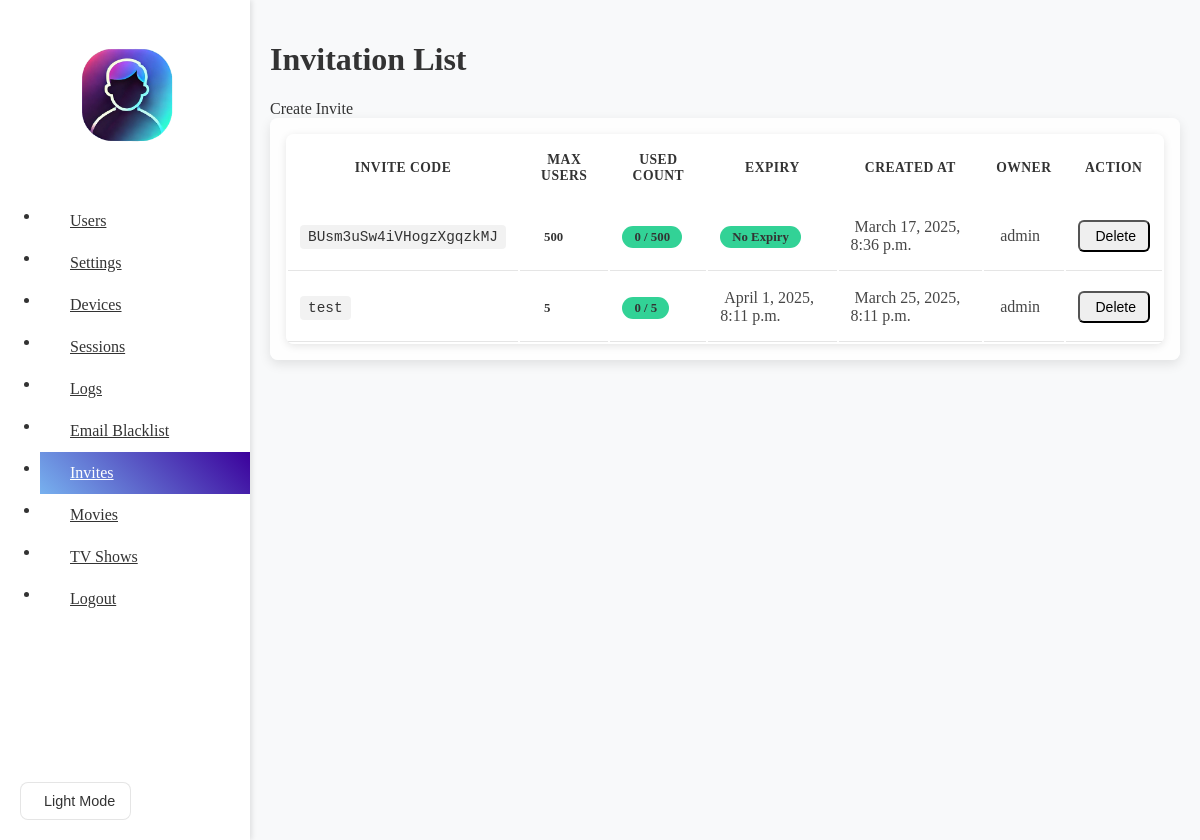
Page /invitations/ (signed in) on the committed database.
### jellyfin_control/models.py (models this page shows, shortened)
class Invitation(models.Model):
    id = models.UUIDField(primary_key=True, default=uuid.uuid4, editable=False)
    invite_code = models.CharField(max_length=30, unique=True)
    max_users = models.IntegerField()
    used_count = models.IntegerField(default=0)
    expiry = models.DateTimeField(null=True, blank=True)
    created_at = models.DateTimeField(auto_now_add=True)
    user = models.ForeignKey(settings.AUTH_USER_MODEL, on_delete=models.CASCADE, null=True, blank=True)

class CustomUser(AbstractBaseUser, PermissionsMixin):
    email = models.EmailField(unique=True)
    first_name = models.CharField(max_length=30, blank=True)
    last_name = models.CharField(max_length=30, blank=True)
    is_active = models.BooleanField(default=True)
    is_staff = models.BooleanField(default=False)
    jellyfin_user_id = models.CharField(max_length=255, unique=True, null=True, blank=True)  # New field
    objects = CustomUserManager()
    USERNAME_FIELD = 'email'
    REQUIRED_FIELDS = []
    def __str__(self):
        return self.email

### jellyfin_control/views.py (the view)
# urls.py: path('invitations/', views.invitation_list, name='invitation_list'),
@login_required
def invitation_list(request):
    user = request.user
    if user.is_superuser:
        invitations = Invitation.objects.all()
    else:
        invitations = Invitation.objects.filter(user=user)
    return render(request, 'invitation_list.html', {'invitations': invitations})

### jellyfin_control/context_processors.py (called while the page is built)
def is_superuser(request):
    return {
        'is_superuser': request.user.is_authenticated and request.user.is_superuser
    }

def user_info(request):
    if request.user.is_authenticated:
        return {'username': request.user.email}
    return {'username': None}

def check_default_invite(request):
    default_invite_code = None
    default_invite_exists = False
    try:
        config = Config.objects.first()  # Assuming there's only one Config object
        if config and config.invite_code:
            default_invite_code = config.invite_code
            default_invite_exists = Invitation.objects.filter(invite_code=default_invite_code).exists()
    except ObjectDoesNotExist:
        pass
    return {
        'default_invite_code': default_invite_code,
        'default_invite_exists': default_invite_exists,
    }

### jellyfin_control/templates/invitation_list.html (shortened to what this page needs)
{% extends 'base.html' %}
{% block content %}
<div class="uk-container">
    <div class="settings-card uk-margin-medium-bottom">
        <div class="uk-flex uk-flex-between uk-flex-middle">
            <h1 class="uk-heading-medium uk-margin-remove">Invitation List</h1>
            <div class="uk-flex uk-flex-middle uk-flex-wrap">
                <a onclick="createInvitation()" class="uk-button uk-button-primary uk-margin-small-right">
                    Create Invite
                </a>
            </div>
        </div>
    </div>
    <div class="settings-card">
        {% if invitations %}
        <div class="uk-overflow-auto">
            <table class="uk-table uk-table-divider uk-table-hover uk-table-middle uk-table-small">
                <thead>
                    <tr>
                        <th>Invite Code</th>
                        <th>Max Users</th>
                        <th>Used Count</th>
                        <th>Expiry</th>
                        <th>Created At</th>
                        {% if user.is_superuser %}
                        <th>Owner</th>
                        {% endif %}
                        <th>Action</th>
                    </tr>
                </thead>
                <tbody>
                    {% for invitation in invitations %}
                    <tr>
                        <td>
                            <code class="invite-code">{{ invitation.invite_code }}</code>
                        </td>
                        <td>
                            <span class="uk-label">{{ invitation.max_users }}</span>
                        </td>
                        <td>
                            <span class="uk-label {% if invitation.used_count >= invitation.max_users %}uk-label-danger{% else %}uk-label-success{% endif %}">
                                {{ invitation.used_count }} / {{ invitation.max_users }}
                            </span>
                        </td>
                        <td>
                            {% if invitation.expiry %}
                            <span class="uk-text-small">
                                {{ invitation.expiry|date:"F j, Y, g:i a" }}
                            </span>
                            {% else %}
                            <span class="uk-label uk-label-success">No Expiry</span>
                            {% endif %}
                        </td>
                        <td>
                            <span class="uk-text-small">
                                {{ invitation.created_at|date:"F j, Y, g:i a" }}
                            </span>
                        </td>
                        {% if user.is_superuser %}
                        <td>
                            <span class="uk-text-small">
                                {{ invitation.user }}
                            </span>
                        </td>
                        {% endif %}
                        <td>
                            <button onclick="deleteInvitation('{{ invitation.invite_code }}')"
                                    class="uk-button uk-button-danger uk-button-small">
                                Delete
                            </button>
                        </td>
                    </tr>
                    {% endfor %}
                </tbody>
            </table>
        </div>
        {% endif %}
    </div>
</div>
{% endblock %}

### jellyfin_control/templates/base.html (style rules this page uses)
:root { --background-color: #f8f9fa; --text-color: #333333; --sidebar-bg: #ffffff; --card-bg: rgba(255, 255, 255, 0.9); --hover-bg: rgba(0, 0, 0, 0.05); --overlay-bg: rgba(0, 0, 0, 0.7); --input-bg: #ffffff; --border-color: rgba(0, 0, 0, 0.1); }
body { background-color: var(--background-color); color: var(--text-color); min-height: 100vh; margin: 0; overflow-x: hidden; }
.uk-table { background: var(--card-bg); color: var(--text-color); border-radius: 8px; box-shadow: 0 2px 8px rgba(0, 0, 0, 0.1); overflow: hidden; }
.uk-table thead { background: var(--sidebar-bg); border-bottom: 2px solid var(--border-color); }
.uk-table th { color: var(--text-color); font-weight: 600; font-size: 0.95rem; padding: 16px 12px; text-transform: uppercase; letter-spacing: 0.5px; }
.uk-table td { padding: 16px 12px; vertical-align: middle; border-bottom: 1px solid var(--border-color); }
.uk-table tbody tr { transition: background-color 0.2s ease; }
.uk-table .uk-button { border-radius: 6px; text-transform: none; font-weight: 500; padding: 6px 12px; transition: all 0.2s ease; }
.uk-table .uk-button-small { font-size: 0.875rem; }
.uk-table .uk-label { font-weight: 600; padding: 4px 12px; border-radius: 20px; text-transform: none; font-size: 0.8rem; }
.uk-table .uk-label-success { background: #32d296; }
.uk-overflow-auto { border-radius: 8px; box-shadow: 0 4px 12px rgba(0, 0, 0, 0.1); background: var(--card-bg); padding: 16px; }

### jellyfin_control/templates/invitation_list.html (style rules this page uses)
.invite-code { background: var(--hover-bg); padding: 4px 8px; border-radius: 4px; font-family: monospace; font-size: 0.9rem; }
.uk-table th { text-transform: uppercase; font-size: 0.85rem; letter-spacing: 0.5px; }
.uk-label { font-weight: 500; padding: 3px 10px; border-radius: 12px; }
.uk-text-small { color: var(--text-color); opacity: 0.9; }
.uk-button { border-radius: 6px; font-weight: 500; }
.uk-button-small { padding: 0 15px; }

### rows in the picture
Invitation: invite_code "BUsm3uSw4iVHogzXgqzkMJ", max_users "500", used_count "0", shows "No Expiry", created_at "March 17, 2025, 8:36 p.m.", user "admin"
Invitation: invite_code "test", max_users "5", used_count "0", expiry "April 1, 2025, 8:11 p.m.", created_at "March 25, 2025, 8:11 p.m.", user "admin"
